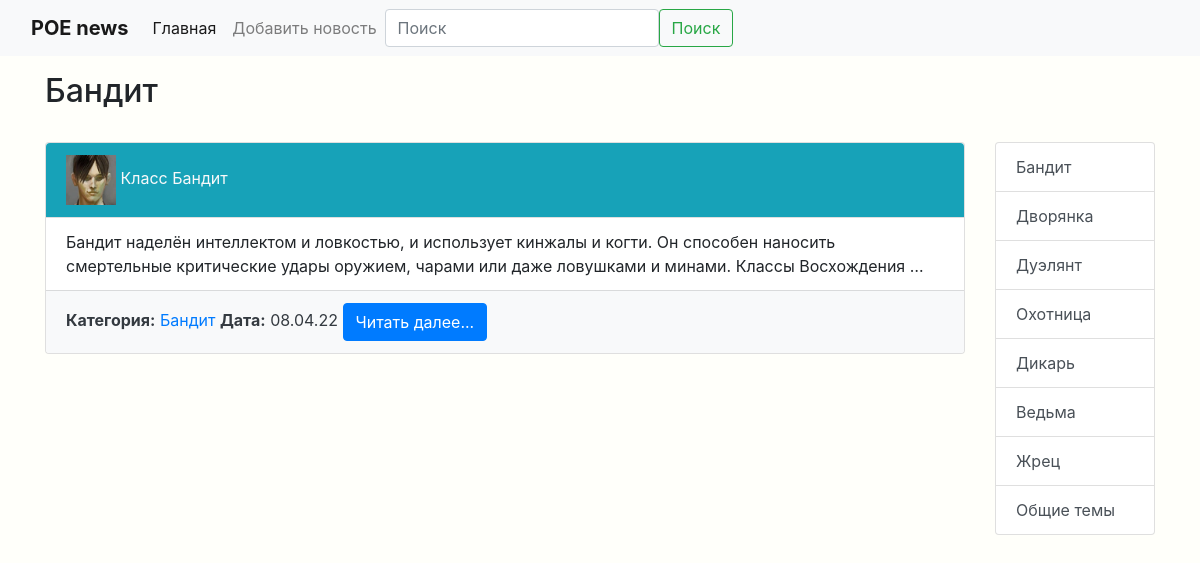
Page /category/8/ on the committed database.
### news/models.py (models this page shows, shortened)
class Category(models.Model):
    title = models.CharField(max_length=50, db_index=True, verbose_name='Название категории')
    def __str__(self):
        return f'{self.title}'
    def get_absolute_url(self):
        return reverse('category', kwargs={'category_id': self.pk})
    class Meta:
        verbose_name = 'категория'
        verbose_name_plural = 'категории'
        ordering = ['-id']

class News(models.Model):
    title = models.CharField(max_length=50, verbose_name='Название статьи')
    text = models.TextField(blank=True, verbose_name='Текст статьи')
    created_at = models.DateTimeField(auto_now_add=True, verbose_name='Время создания')
    updated_at = models.DateTimeField(auto_now=True, verbose_name='Время редактирования')
    image = models.ImageField(upload_to='photos/%Y/%m/%d/', verbose_name='Фото', blank=True, null=True)
    is_published = models.BooleanField(default=True, verbose_name='Метка публикации')
    category = models.ForeignKey('Category', on_delete=models.PROTECT, null=True, verbose_name='Категория')
    def get_absolute_url(self):
        return reverse('view_news', kwargs={'pk': self.pk})
    class Meta:
        verbose_name = 'новость'
        verbose_name_plural = 'новости'
        ordering = ['-created_at', 'title']

### news/views.py (the view)
# urls.py: path('category/<int:category_id>/', ByCategoryList.as_view(), name='category'),
class ByCategoryList(ListView):
    model = News
    template_name = 'news/category.html'
    context_object_name = 'news'
    allow_empty = False
    def get_context_data(self, *, object_list=None, **kwargs):
        context = super().get_context_data(**kwargs)
        context['title'] = f"{Category.objects.get(pk=self.kwargs['category_id'])}"
        return context
    def get_queryset(self):
        return News.objects.filter(category_id=self.kwargs['category_id'], is_published=True)

### news/templatetags/news_tags.py (called while the page is built)
@register.simple_tag
def get_categories():
	return Category.objects.all()

@register.inclusion_tag('news/_sidebar1.html')
def def_list_categories():
	return {'category': get_categories}

### templates/news/category.html (shortened to what this page needs)
{% extends 'news/default.html' %}
{% block sidebar %}
{% include 'news/_sidebar.html' %}
{% endblock sidebar %}

### templates/news/default.html (shortened to what this page needs)
<!doctype html>
{% load static %}
<html lang="ru"
      xmlns="http://www.w3.org/1999/html">
  <head>
    <link rel="stylesheet" href="{% static 'bootstrap/css/bootstrap.min.css' %}">
    <link rel="stylesheet" href="{% static 'css/style.css' %}">
  </head>
  <body>
  <nav class="navbar navbar-expand-lg navbar-light bg-light mb-3">
  <div class="container-fluid">
    <strong class="navbar-brand">POE news</strong>
    <div class="collapse navbar-collapse" id="navbarSupportedContent">
      <ul class="navbar-nav me-auto mb-2 mb-lg-0">
        <li class="nav-item"><a class="nav-link active" aria-current="page" href="{% url 'main' %}">Главная </a></li>
        <li class="nav-item"> <a class="nav-link" href="{% url 'add_news' %}">Добавить новость</a></li>
      </ul>
      <form class="d-flex">
        <input class="form-control me-2" type="search" placeholder="Поиск" aria-label="Поиск">
        <button class="btn btn-outline-success" type="submit">Поиск</button>
      </form>
    </div>
  </div>
</nav>
<div class="container mt-3">
  <h2>{{ title }}</h2>
  <div class="row">
    <div class="col-md-10">
    {% block main %}
      {% for item in news %}
        <div class="media">
          <div class="media-body">
            <div class="card width-200px height-50px mt-4">
              <ul class="list-group list-group-flush">
                <li class="list-group-item text-light bg-info">
                  {% if item.image %}
                  <img src="{{ item.image.url }}" alt="" width="50" height="50">
                  {% else %}
                  <img src="media/photos/2022/04/09/Path_of_Exile_Gallery_Image.jpg" alt="" width="50" height="50">
                  {% endif %}
                  {{ item.title }}
                </li>
                <li class="list-group-item">{{ item.text|truncatewords:25 }}</li>
                <li class="list-group-item text-dark bg-light">
                  <strong>Категория:</strong><a href="{{ item.category.get_absolute_url }}"> {{ item.category }} </a> <strong>Дата:</strong>  {{ item.created_at|date:'d.m.y' }} <a href="{{ item.get_absolute_url }}" class="btn btn-primary">Читать далее...</a>
                </li>
              </ul>
            </div>
          </div>
    </div>
    {% endfor %}
    {% endblock main %}
    </div>
    <div class="col-md-2 mt-4">
    {% block sidebar %}
    {% endblock sidebar %}
    </div>
  </div>
</div>
  </body>
</html>

### templates/news/_sidebar1.html
<div class="list-group">
        {% for cat in category %}
          <a href="{{ cat.get_absolute_url }}" class="list-group-item list-group-item-action">{{ cat.title }}</a>
        {% endfor %}
</div>

### static/css/style.css (style rules this page uses)
body { background-color: #fffffa; }

### rows in the picture
Category: title "Бандит"
News: image (picture), title "Класс Бандит", text "Бандит наделён интеллектом и ловкостью, и использует кинжалы и когти. Он способен наносить смертельные критические удары оружием, чарами или даже ловушками и минами. Классы Восхождения …", category "Бандит", created_at "08.04.22"
Category: title "Дворянка"
Category: title "Дуэлянт"
Category: title "Охотница"
Category: title "Дикарь"
Category: title "Ведьма"
Category: title "Жрец"
Category: title "Общие темы"
